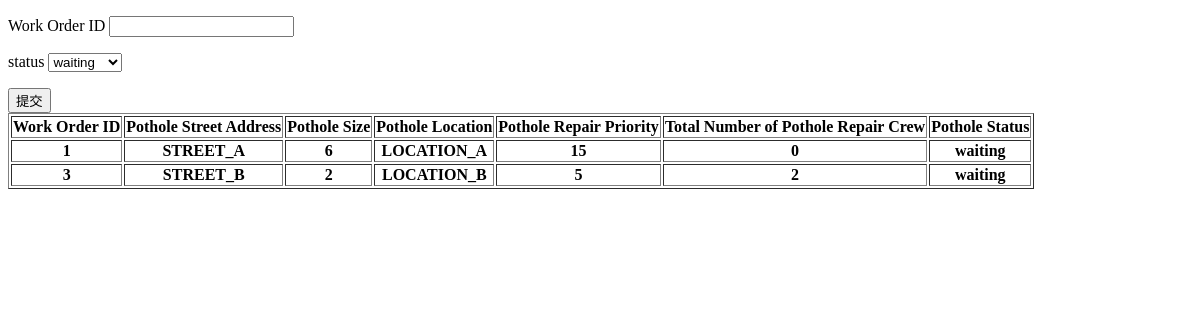
The page /admini/ on the database as committed earlier.
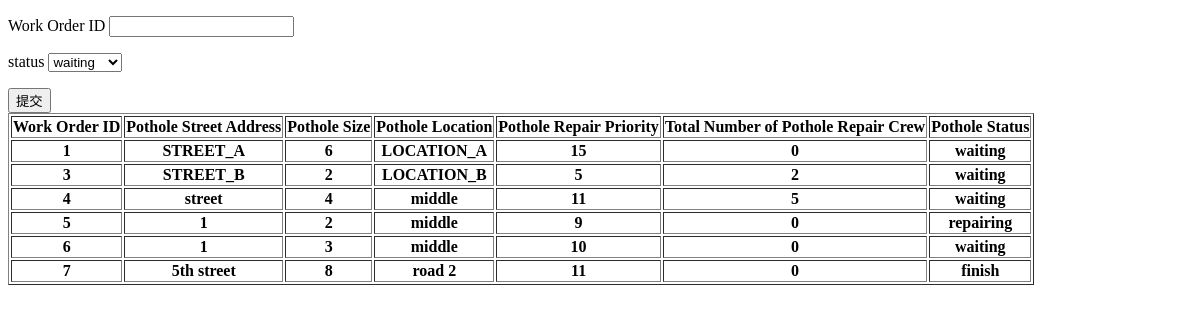
The same page on the database as committed later.
### models/models.py (models this page shows)
class WorkOrder(models.Model):
    pothole = models.OneToOneField(Potholes, on_delete=models.CASCADE)
    repair_crew = models.OneToOneField(RepairCrew, on_delete=models.DO_NOTHING, blank=True, null=True)
    hours_applied = models.IntegerField(blank=True, null=True)
    status = models.CharField(max_length=20)  # 3 status: waiting; repairing; finish
    filter_material = models.CharField(default="Nothing", max_length=50, blank=True, null=True)
    cost = models.IntegerField(default=10, blank=True, null=True)

class Potholes(models.Model):
    street_address = models.CharField(max_length=80)
    size = models.IntegerField()
    location = models.CharField(max_length=20)  # 2 status: middle, curb
    district = models.CharField(max_length=50)
    repair_priority = models.IntegerField(blank=True, null=True)

### admin_report/views.py (the view)
# urls.py: path('', views.admin_page_render),
def admin_page_render(request):
    work_orders = WorkOrder.objects.all()
    data = []
    for work_order in work_orders:
        num_people = get_repair_crew_numbers(work_order)
        data.append({
            "work_order": work_order,
            "num_people": num_people,
        })
    return render(request, "admin_page.html", {"work_orders": data})

### admin_report/views.py (called while the page is built)
def get_repair_crew_numbers(work_order):
    repair_crews = work_order.repair_crew
    if repair_crews == None:
        return 0
    return repair_crews.num_of_people

### templates/admin_page.html (shortened to what this page needs)
<!DOCTYPE html>
<html lang="en">
<head>
</head>
<body>
    <form action="modify" method="get">
        <p>Work Order ID <input type="text" name="id"></p>
        <p>status
            <select name="status">
                <option value="waiting">waiting</option>
            </select>
        </p>
        <button type="submit">提交</button>
    </form>
    <table border="1">
        <tr>
            <th>Work Order ID</th>
            <th>Pothole Street Address</th>
            <th>Pothole Size</th>
            <th>Pothole Location</th>
            <th>Pothole Repair Priority</th>
            <th>Total Number of Pothole Repair Crew</th>
            <th>Pothole Status</th>
        </tr>
        {% for workorder in work_orders %}
            <tr>
                <th>{{ workorder.work_order.id }}</th>
                <th>{{ workorder.work_order.pothole.street_address }}</th>
                <th>{{ workorder.work_order.pothole.size }}</th>
                <th>{{ workorder.work_order.pothole.location }}</th>
                <th>{{ workorder.work_order.pothole.repair_priority }}</th>
                <th>{{ workorder.num_people }}</th>
                <th>{{ workorder.work_order.status }}</th>
            </tr>
        {% endfor %}
    </table>
</body>
</html>

Rows that differ between the two databases and show on the page:
added WorkOrder: work_order.id "4", work_order.pothole.street_address "street", work_order.pothole.size "4", work_order.pothole.location "middle", work_order.pothole.repair_priority "11", num_people "5", work_order.status "waiting"
added WorkOrder: work_order.id "5", work_order.pothole.street_address "1", work_order.pothole.size "2", work_order.pothole.location "middle", work_order.pothole.repair_priority "9", num_people "0", work_order.status "repairing"
added WorkOrder: work_order.id "6", work_order.pothole.street_address "1", work_order.pothole.size "3", work_order.pothole.location "middle", work_order.pothole.repair_priority "10", num_people "0", work_order.status "waiting"
added WorkOrder: work_order.id "7", work_order.pothole.street_address "5th street", work_order.pothole.size "8", work_order.pothole.location "road 2", work_order.pothole.repair_priority "11", num_people "0", work_order.status "finish"
